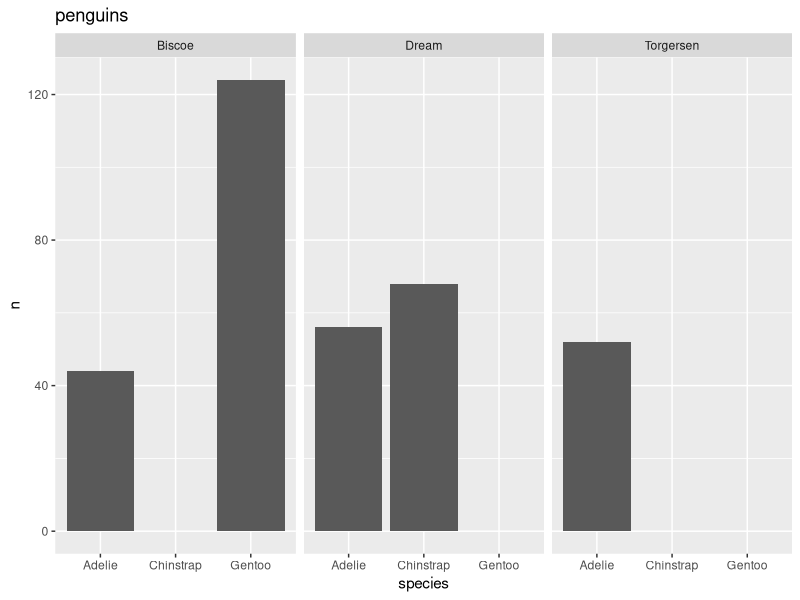
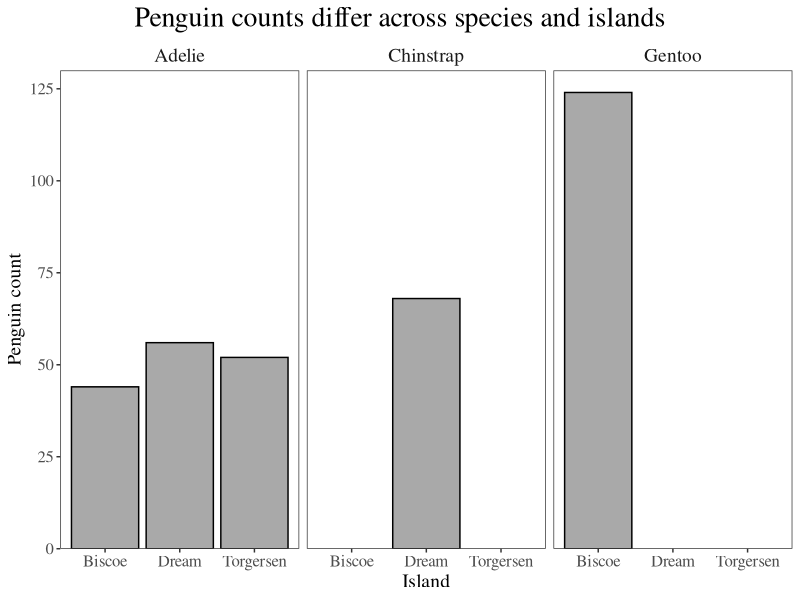
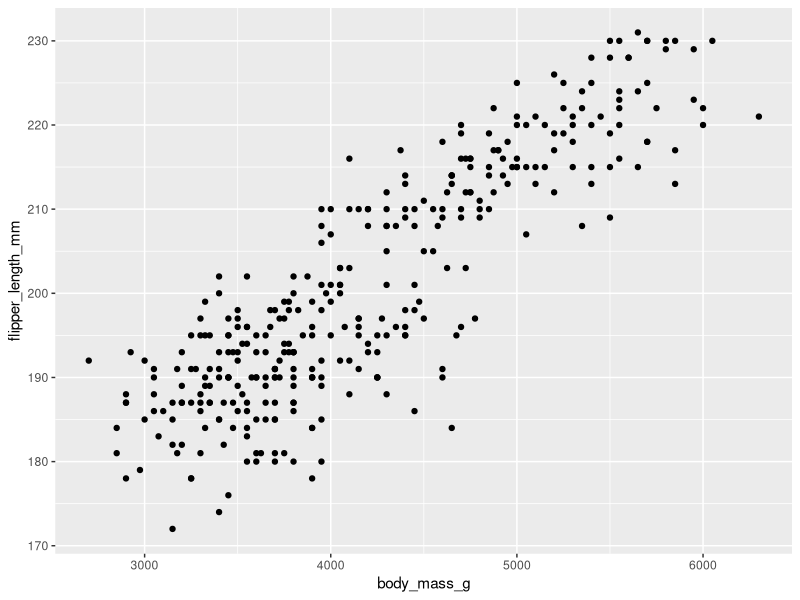
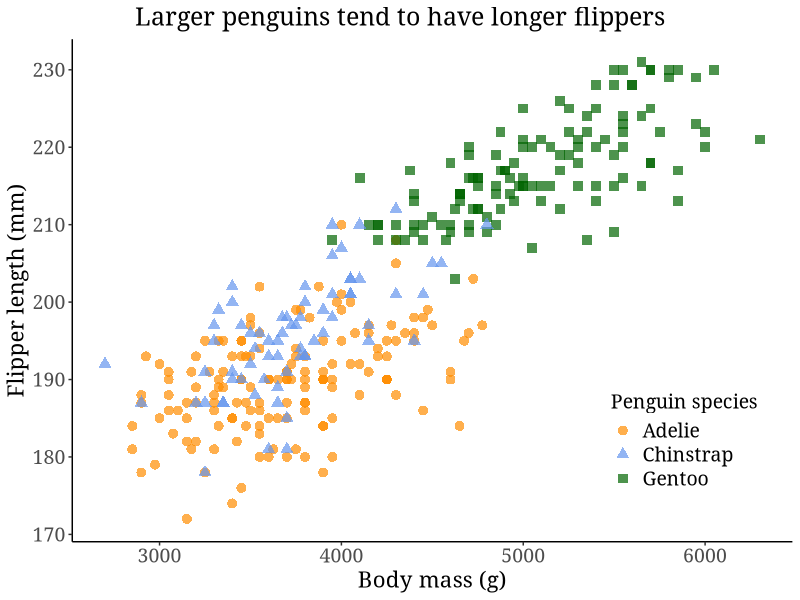
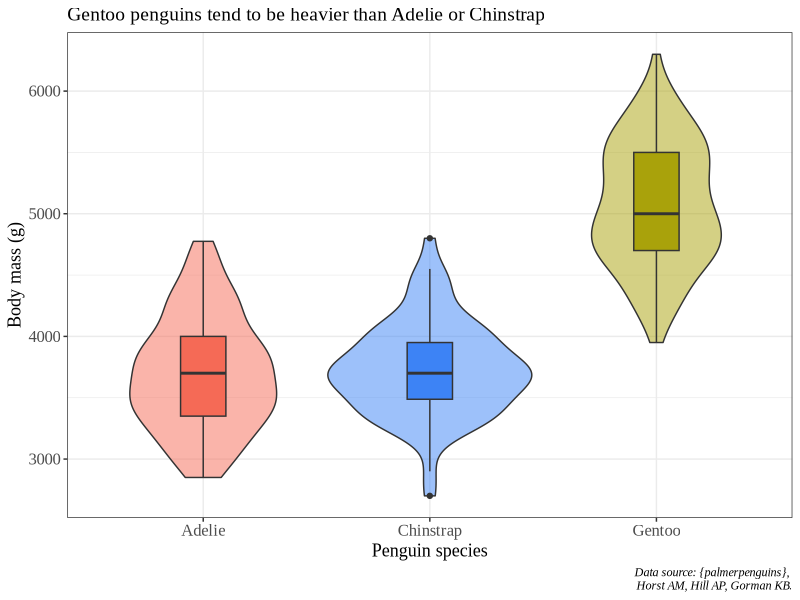
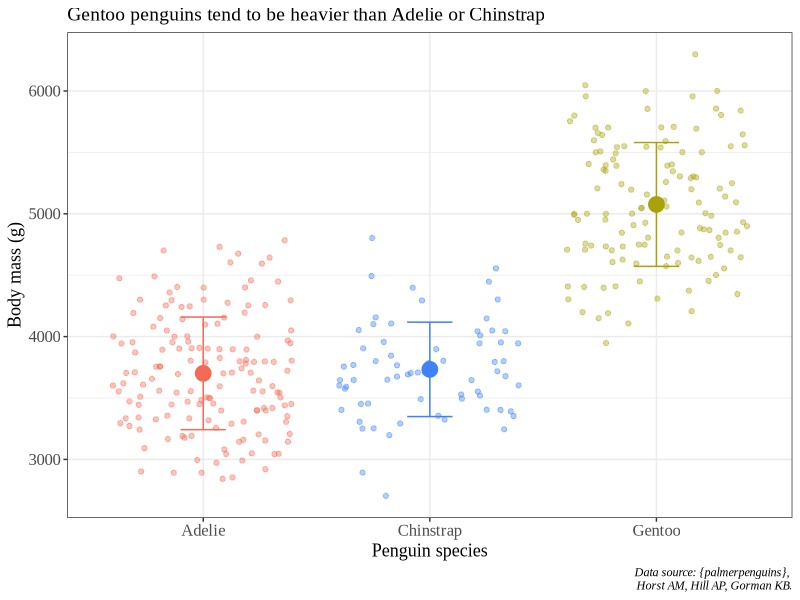

Here is the R script that generated these plots, in order:
## ---- chunk 1
library(palmerpenguins)
library(tidyverse)
## ---- chunk 2
penguins %>% 
  group_by(island, species) %>% 
  count() %>% 
  ggplot(aes(x = species, y = n)) +
  geom_col() +
  labs(title = "penguins") +
  facet_wrap(~island)
## ---- chunk 3
penguins %>% 
  group_by(island, species) %>% 
  count() %>% 
  ggplot(aes(x = island, y = n)) +
  # fill = fills in the shape, color = controls the outline
  geom_col(fill = "darkgrey", color = "#000000") +
  # expand takes away the gap at the bottom and at the top of the plot
  # limits sets the limits of the axis
  scale_y_continuous(expand = c(0, 0), limits = c(0, 130)) +
  # change titles to be meaningful
  labs(title = "Penguin counts differ across species and islands",
       x = "Island", 
       y = "Penguin count") +
  # one of the built-in themes in ggplot
  theme_bw() +
  theme(# changing text sizes
        axis.text = element_text(size = 12),
        axis.title = element_text(size = 14),
        strip.text = element_text(size = 14),
        # getting rid of gridlines
        panel.grid = element_blank(),
        # making the subplot titles (aka strips) have a transparent background
        strip.background = element_blank(),
        # making the plot title bigger and centering it
        plot.title = element_text(size = 20, hjust = 0.5),
        plot.title.position = "plot",
        text = element_text(family = "Times")
        ) +
  facet_wrap(~species)
## ---- chunk 4
ggplot(penguins, aes(x = body_mass_g, y = flipper_length_mm)) +
  geom_point()
## ---- chunk 5
ggplot(penguins, aes(x = body_mass_g, y = flipper_length_mm, color = species, shape = species)) +
  geom_point(size = 3, alpha = 0.7) +
  # specify color scheme
  scale_color_manual(values = c("darkorange", "cornflowerblue", "darkgreen")) +
  # meaningful titles
  labs(title = "Larger penguins tend to have longer flippers",
       x = "Body mass (g)", 
       y = "Flipper length (mm)",
       # have to specify color and shape separately (based on color and shape in aes() call)
       color = "Penguin species", shape = "Penguin species") +
  # another ggplot built-in theme
  theme_classic() +
  theme(# putting legend in plot area
        legend.position = c(0.85, 0.2),
        # legend text sizes
        legend.text = element_text(size = 14),
        legend.title = element_text(size = 14),
        # text size, position, and font adjustment
        axis.text = element_text(size = 14), 
        axis.title = element_text(size = 16),
        plot.title = element_text(size = 18, hjust = 0.5),
        plot.title.position = "plot",
        text = element_text(family = "Garamond")
    )
## ---- chunk 6
ggplot(data = penguins, aes(x = species, y = body_mass_g)) +
  # fill the violin shape using the species column: every species has a different color
  # alpha argument: makes the violin shape more transparent (scale of 0 to 1)
  geom_violin(aes(fill = species), alpha = 0.5) +
  # fill the boxplot shape using the species column
  # make the boxplots narrower
  geom_boxplot(aes(fill = species), width = 0.2) +
  # specify the colors you want to use for each species
  scale_fill_manual(values = c("#F56A56", "#3D83F5", "#A9A20B")) +
  # relabel the axis titles, plot title, and caption
  labs(x = "Penguin species", y = "Body mass (g)",
       title = "Gentoo penguins tend to be heavier than Adelie or Chinstrap",
       caption = "Data source: {palmerpenguins}, \n Horst AM, Hill AP, Gorman KB.") +
  # themes built in to ggplot
  theme_bw() +
  # other theme adjustments
  theme(legend.position = "none", 
        axis.title = element_text(size = 13),
        axis.text = element_text(size = 12),
        plot.title = element_text(size = 14),
        plot.caption = element_text(face = "italic"),
        text = element_text(family = "Times New Roman"))
## ---- chunk 7
# summarizing penguin data set: calculating mean and SD body mass by species
penguin_summary <- penguins %>% 
  group_by(species) %>% 
  summarize(mean_body_mass = mean(body_mass_g, na.rm = TRUE),
            sd_body_mass = sd(body_mass_g, na.rm = TRUE))

ggplot() +
  # using two different data frames: penguins (raw data) and penguins_summary (mean and SD)
  # raw data are jittered
  geom_jitter(data = penguins, aes(x = species, y = body_mass_g, color = species), alpha = 0.4) +
  # summary data: mean is a point, bars are standard deviation
  geom_point(data = penguin_summary, aes(x = species, y = mean_body_mass, color = species), size = 5) +
  geom_errorbar(data = penguin_summary, aes(x = species, ymin = mean_body_mass - sd_body_mass, ymax = mean_body_mass + sd_body_mass, color = species), width = 0.2) +
  scale_color_manual(values = c("#F56A56", "#3D83F5", "#A9A20B")) +
  labs(x = "Penguin species", y = "Body mass (g)",
       title = "Gentoo penguins tend to be heavier than Adelie or Chinstrap",
       caption = "Data source: {palmerpenguins}, \n Horst AM, Hill AP, Gorman KB.") +
  theme_bw() +
  theme(legend.position = "none", 
        axis.title = element_text(size = 13),
        axis.text = element_text(size = 12),
        plot.title = element_text(size = 14),
        plot.caption = element_text(face = "italic"),
        text = element_text(family = "Times New Roman"))
